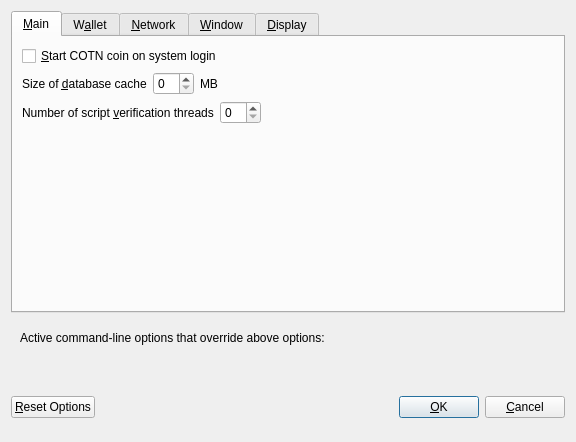
<?xml version="1.0" encoding="UTF-8"?>
<ui version="4.0">
 <class>OptionsDialog</class>
 <widget class="QDialog" name="OptionsDialog">
  <property name="geometry">
   <rect>
    <x>0</x>
    <y>0</y>
    <width>576</width>
    <height>442</height>
   </rect>
  </property>
  <property name="windowTitle">
   <string>Options</string>
  </property>
  <property name="modal">
   <bool>true</bool>
  </property>
  <layout class="QVBoxLayout" name="verticalLayout">
   <item>
    <widget class="QTabWidget" name="tabWidget">
     <property name="currentIndex">
      <number>0</number>
     </property>
     <widget class="QWidget" name="tabMain">
      <attribute name="title">
       <string>&amp;Main</string>
      </attribute>
      <layout class="QVBoxLayout" name="verticalLayout_Main">
       <item>
        <widget class="QCheckBox" name="bitcoinAtStartup">
         <property name="toolTip">
          <string>Automatically start COTN coin after logging in to the system.</string>
         </property>
         <property name="text">
          <string>&amp;Start COTN coin on system login</string>
         </property>
        </widget>
       </item>
       <item>
        <layout class="QHBoxLayout" name="horizontalLayout_2_Main">
         <item>
          <widget class="QLabel" name="databaseCacheLabel">
           <property name="text">
            <string>Size of &amp;database cache</string>
           </property>
           <property name="textFormat">
            <enum>Qt::PlainText</enum>
           </property>
           <property name="buddy">
            <cstring>databaseCache</cstring>
           </property>
          </widget>
         </item>
         <item>
          <widget class="QSpinBox" name="databaseCache"/>
         </item>
         <item>
          <widget class="QLabel" name="databaseCacheUnitLabel">
           <property name="text">
            <string>MB</string>
           </property>
           <property name="textFormat">
            <enum>Qt::PlainText</enum>
           </property>
          </widget>
         </item>
         <item>
          <spacer name="horizontalSpacer_2_Main">
           <property name="orientation">
            <enum>Qt::Horizontal</enum>
           </property>
           <property name="sizeHint" stdset="0">
            <size>
             <width>40</width>
             <height>20</height>
            </size>
           </property>
          </spacer>
         </item>
        </layout>
       </item>
       <item>
        <layout class="QHBoxLayout" name="horizontalLayout_3_Main">
         <item>
          <widget class="QLabel" name="threadsScriptVerifLabel">
           <property name="text">
            <string>Number of script &amp;verification threads</string>
           </property>
           <property name="textFormat">
            <enum>Qt::PlainText</enum>
           </property>
           <property name="buddy">
            <cstring>threadsScriptVerif</cstring>
           </property>
          </widget>
         </item>
         <item>
          <widget class="QSpinBox" name="threadsScriptVerif">
           <property name="toolTip">
            <string>(0 = auto, &lt;0 = leave that many cores free)</string>
           </property>
          </widget>
         </item>
         <item>
          <spacer name="horizontalSpacer_3_Main">
           <property name="orientation">
            <enum>Qt::Horizontal</enum>
           </property>
           <property name="sizeHint" stdset="0">
            <size>
             <width>40</width>
             <height>20</height>
            </size>
           </property>
          </spacer>
         </item>
        </layout>
       </item>
       <item>
        <spacer name="verticalSpacer_2">
         <property name="orientation">
          <enum>Qt::Vertical</enum>
         </property>
         <property name="sizeHint" stdset="0">
          <size>
           <width>20</width>
           <height>40</height>
          </size>
         </property>
        </spacer>
       </item>
      </layout>
     </widget>
     <widget class="QWidget" name="tabWallet">
      <attribute name="title">
       <string>W&amp;allet</string>
      </attribute>
      <layout class="QVBoxLayout" name="verticalLayout_Wallet">
       <item>
        <layout class="QHBoxLayout" name="horizontalLayout_2_Wallet">
         <item>
          <widget class="QLabel" name="labelStakeSplitThresholdText">
           <property name="text">
            <string>Stake split threshold:</string>
           </property>
          </widget>
         </item>
         <item>
          <widget class="QSpinBox" name="spinBoxStakeSplitThreshold">
           <property name="minimum">
            <number>1</number>
           </property>
           <property name="maximum">
            <number>999999</number>
           </property>
          </widget>
         </item>
        </layout>
       </item>
       <item>
        <widget class="QGroupBox" name="groupBox">
         <property name="title">
          <string>Expert</string>
         </property>
         <layout class="QVBoxLayout" name="verticalLayout_2">
          <item>
           <widget class="QCheckBox" name="coinControlFeatures">
            <property name="toolTip">
             <string>Whether to show coin control features or not.</string>
            </property>
            <property name="text">
             <string>Enable coin &amp;control features</string>
            </property>
           </widget>
          </item>
          <item>
           <widget class="QCheckBox" name="showMasternodesTab">
            <property name="toolTip">
             <string>Show additional tab listing all your masternodes in first sub-tab&lt;br/&gt;and all masternodes on the network in second sub-tab.</string>
            </property>
            <property name="text">
             <string>Show Masternodes Tab</string>
            </property>
           </widget>
          </item>
          <item>
           <widget class="QCheckBox" name="spendZeroConfChange">
            <property name="toolTip">
             <string>If you disable the spending of unconfirmed change, the change from a transaction&lt;br/&gt;cannot be used until that transaction has at least one confirmation.&lt;br/&gt;This also affects how your balance is computed.</string>
            </property>
            <property name="text">
             <string>&amp;Spend unconfirmed change</string>
            </property>
           </widget>
          </item>
         </layout>
        </widget>
       </item>
       <item>
        <spacer name="verticalSpacer_Wallet">
         <property name="orientation">
          <enum>Qt::Vertical</enum>
         </property>
         <property name="sizeHint" stdset="0">
          <size>
           <width>20</width>
           <height>40</height>
          </size>
         </property>
        </spacer>
       </item>
      </layout>
     </widget>
     <widget class="QWidget" name="tabNetwork">
      <attribute name="title">
       <string>&amp;Network</string>
      </attribute>
      <layout class="QVBoxLayout" name="verticalLayout_Network">
       <item>
        <widget class="QCheckBox" name="mapPortUpnp">
         <property name="toolTip">
          <string>Automatically open the COTN coin client port on the router. This only works when your router supports UPnP and it is enabled.</string>
         </property>
         <property name="text">
          <string>Map port using &amp;UPnP</string>
         </property>
        </widget>
       </item>
       <item>
        <widget class="QCheckBox" name="allowIncoming">
         <property name="toolTip">
          <string>Accept connections from outside</string>
         </property>
         <property name="text">
          <string>Allow incoming connections</string>
         </property>
        </widget>
       </item>
       <item>
        <widget class="QCheckBox" name="connectSocks">
         <property name="toolTip">
          <string>Connect to the COTN coin network through a SOCKS5 proxy.</string>
         </property>
         <property name="text">
          <string>&amp;Connect through SOCKS5 proxy (default proxy):</string>
         </property>
        </widget>
       </item>
       <item>
        <layout class="QHBoxLayout" name="horizontalLayout_1_Network">
         <item>
          <widget class="QLabel" name="proxyIpLabel">
           <property name="text">
            <string>Proxy &amp;IP:</string>
           </property>
           <property name="textFormat">
            <enum>Qt::PlainText</enum>
           </property>
           <property name="buddy">
            <cstring>proxyIp</cstring>
           </property>
          </widget>
         </item>
         <item>
          <widget class="QValidatedLineEdit" name="proxyIp">
           <property name="minimumSize">
            <size>
             <width>140</width>
             <height>0</height>
            </size>
           </property>
           <property name="maximumSize">
            <size>
             <width>140</width>
             <height>16777215</height>
            </size>
           </property>
           <property name="toolTip">
            <string>IP address of the proxy (e.g. IPv4: 127.0.0.1 / IPv6: ::1)</string>
           </property>
          </widget>
         </item>
         <item>
          <widget class="QLabel" name="proxyPortLabel">
           <property name="text">
            <string>&amp;Port:</string>
           </property>
           <property name="textFormat">
            <enum>Qt::PlainText</enum>
           </property>
           <property name="buddy">
            <cstring>proxyPort</cstring>
           </property>
          </widget>
         </item>
         <item>
          <widget class="QLineEdit" name="proxyPort">
           <property name="minimumSize">
            <size>
             <width>55</width>
             <height>0</height>
            </size>
           </property>
           <property name="maximumSize">
            <size>
             <width>55</width>
             <height>16777215</height>
            </size>
           </property>
           <property name="toolTip">
            <string>Port of the proxy (e.g. 9050)</string>
           </property>
          </widget>
         </item>
         <item>
          <spacer name="horizontalSpacer_1_Network">
           <property name="orientation">
            <enum>Qt::Horizontal</enum>
           </property>
           <property name="sizeHint" stdset="0">
            <size>
             <width>40</width>
             <height>20</height>
            </size>
           </property>
          </spacer>
         </item>
        </layout>
       </item>
       <item>
        <spacer name="verticalSpacer_Network">
         <property name="orientation">
          <enum>Qt::Vertical</enum>
         </property>
         <property name="sizeHint" stdset="0">
          <size>
           <width>20</width>
           <height>40</height>
          </size>
         </property>
        </spacer>
       </item>
      </layout>
     </widget>
     <widget class="QWidget" name="tabWindow">
      <attribute name="title">
       <string>&amp;Window</string>
      </attribute>
      <layout class="QVBoxLayout" name="verticalLayout_Window">
       <item>
        <widget class="QCheckBox" name="minimizeToTray">
         <property name="toolTip">
          <string>Show only a tray icon after minimizing the window.</string>
         </property>
         <property name="text">
          <string>&amp;Minimize to the tray instead of the taskbar</string>
         </property>
        </widget>
       </item>
       <item>
        <widget class="QCheckBox" name="minimizeOnClose">
         <property name="toolTip">
          <string>Minimize instead of exit the application when the window is closed. When this option is enabled, the application will be closed only after selecting Quit in the menu.</string>
         </property>
         <property name="text">
          <string>M&amp;inimize on close</string>
         </property>
        </widget>
       </item>
       <item>
        <spacer name="verticalSpacer_Window">
         <property name="orientation">
          <enum>Qt::Vertical</enum>
         </property>
         <property name="sizeHint" stdset="0">
          <size>
           <width>20</width>
           <height>40</height>
          </size>
         </property>
        </spacer>
       </item>
      </layout>
     </widget>
     <widget class="QWidget" name="tabDisplay">
      <attribute name="title">
       <string>&amp;Display</string>
      </attribute>
      <layout class="QVBoxLayout" name="verticalLayout_Display">
       <item>
        <layout class="QHBoxLayout" name="horizontalLayout_1_Display">
         <item>
          <widget class="QLabel" name="langLabel">
           <property name="text">
            <string>User Interface &amp;language:</string>
           </property>
           <property name="textFormat">
            <enum>Qt::PlainText</enum>
           </property>
           <property name="buddy">
            <cstring>lang</cstring>
           </property>
          </widget>
         </item>
         <item>
          <widget class="QValueComboBox" name="lang">
           <property name="toolTip">
            <string>The user interface language can be set here. This setting will take effect after restarting COTN coin.</string>
           </property>
          </widget>
         </item>
        </layout>
       </item>
       <item>
        <widget class="Line" name="line">
         <property name="orientation">
          <enum>Qt::Horizontal</enum>
         </property>
        </widget>
       </item>
       <item>
        <layout class="QHBoxLayout" name="horizontalLayout_2_Display">
         <item>
          <widget class="QLabel" name="unitLabel">
           <property name="text">
            <string>&amp;Unit to show amounts in:</string>
           </property>
           <property name="textFormat">
            <enum>Qt::PlainText</enum>
           </property>
           <property name="buddy">
            <cstring>unit</cstring>
           </property>
          </widget>
         </item>
         <item>
          <widget class="QValueComboBox" name="unit">
           <property name="toolTip">
            <string>Choose the default subdivision unit to show in the interface and when sending coins.</string>
           </property>
          </widget>
         </item>
        </layout>
       </item>
       <item>
        <layout class="QHBoxLayout" name="horizontalLayout_5_Display">
         <item>
          <widget class="QLabel" name="digitsLabel">
           <property name="text">
            <string>Decimal digits</string>
           </property>
          </widget>
         </item>
         <item>
          <widget class="QValueComboBox" name="digits"/>
         </item>
        </layout>
       </item>
       <item>
        <layout class="QHBoxLayout" name="horizontalLayout_3_Display">
         <item>
          <widget class="QLabel" name="thirdPartyTxUrlsLabel">
           <property name="toolTip">
            <string>Third party URLs (e.g. a block explorer) that appear in the transactions tab as context menu items. %s in the URL is replaced by transaction hash. Multiple URLs are separated by vertical bar |.</string>
           </property>
           <property name="text">
            <string>Third party transaction URLs</string>
           </property>
           <property name="buddy">
            <cstring>thirdPartyTxUrls</cstring>
           </property>
          </widget>
         </item>
         <item>
          <widget class="QLineEdit" name="thirdPartyTxUrls">
           <property name="toolTip">
            <string>Third party URLs (e.g. a block explorer) that appear in the transactions tab as context menu items. %s in the URL is replaced by transaction hash. Multiple URLs are separated by vertical bar |.</string>
           </property>
          </widget>
         </item>
        </layout>
       </item>
       <item>
        <spacer name="verticalSpacer">
         <property name="orientation">
          <enum>Qt::Vertical</enum>
         </property>
         <property name="sizeHint" stdset="0">
          <size>
           <width>20</width>
           <height>40</height>
          </size>
         </property>
        </spacer>
       </item>
      </layout>
     </widget>
    </widget>
   </item>
   <item>
    <widget class="QFrame" name="frame">
     <layout class="QVBoxLayout" name="verticalLayout_Bottom">
      <item>
       <layout class="QHBoxLayout" name="horizontalLayout_Bottom">
        <item>
         <widget class="QLabel" name="overriddenByCommandLineInfoLabel">
          <property name="text">
           <string>Active command-line options that override above options:</string>
          </property>
          <property name="textFormat">
           <enum>Qt::PlainText</enum>
          </property>
         </widget>
        </item>
        <item>
         <spacer name="horizontalSpacer_Bottom">
          <property name="orientation">
           <enum>Qt::Horizontal</enum>
          </property>
          <property name="sizeHint" stdset="0">
           <size>
            <width>40</width>
            <height>20</height>
           </size>
          </property>
         </spacer>
        </item>
       </layout>
      </item>
      <item>
       <widget class="QLabel" name="overriddenByCommandLineLabel">
        <property name="text">
         <string/>
        </property>
        <property name="textFormat">
         <enum>Qt::PlainText</enum>
        </property>
        <property name="wordWrap">
         <bool>true</bool>
        </property>
       </widget>
      </item>
     </layout>
    </widget>
   </item>
   <item>
    <layout class="QHBoxLayout" name="horizontalLayout_Buttons">
     <item>
      <widget class="QPushButton" name="resetButton">
       <property name="toolTip">
        <string>Reset all client options to default.</string>
       </property>
       <property name="text">
        <string>&amp;Reset Options</string>
       </property>
       <property name="autoDefault">
        <bool>false</bool>
       </property>
      </widget>
     </item>
     <item>
      <spacer name="horizontalSpacer_1">
       <property name="orientation">
        <enum>Qt::Horizontal</enum>
       </property>
       <property name="sizeHint" stdset="0">
        <size>
         <width>40</width>
         <height>48</height>
        </size>
       </property>
      </spacer>
     </item>
     <item>
      <widget class="QLabel" name="statusLabel">
       <property name="minimumSize">
        <size>
         <width>200</width>
         <height>0</height>
        </size>
       </property>
       <property name="font">
        <font>
         <weight>75</weight>
         <bold>true</bold>
        </font>
       </property>
       <property name="text">
        <string/>
       </property>
       <property name="textFormat">
        <enum>Qt::PlainText</enum>
       </property>
       <property name="wordWrap">
        <bool>true</bool>
       </property>
      </widget>
     </item>
     <item>
      <spacer name="horizontalSpacer_2">
       <property name="orientation">
        <enum>Qt::Horizontal</enum>
       </property>
       <property name="sizeHint" stdset="0">
        <size>
         <width>40</width>
         <height>48</height>
        </size>
       </property>
      </spacer>
     </item>
     <item>
      <widget class="QPushButton" name="okButton">
       <property name="text">
        <string>&amp;OK</string>
       </property>
       <property name="autoDefault">
        <bool>false</bool>
       </property>
       <property name="default">
        <bool>true</bool>
       </property>
      </widget>
     </item>
     <item>
      <widget class="QPushButton" name="cancelButton">
       <property name="text">
        <string>&amp;Cancel</string>
       </property>
       <property name="autoDefault">
        <bool>false</bool>
       </property>
      </widget>
     </item>
    </layout>
   </item>
  </layout>
 </widget>
 <customwidgets>
  <customwidget>
   <class>QValidatedLineEdit</class>
   <extends>QLineEdit</extends>
   <header>qvalidatedlineedit.h</header>
  </customwidget>
  <customwidget>
   <class>QValueComboBox</class>
   <extends>QComboBox</extends>
   <header>qvaluecombobox.h</header>
  </customwidget>
 </customwidgets>
 <resources/>
 <connections/>
</ui>
